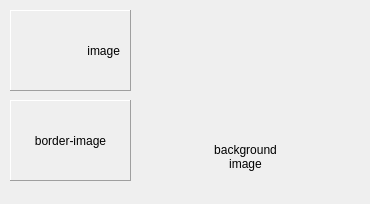
<?xml version="1.0" encoding="UTF-8"?>
<ui version="4.0">
 <class>MainWindow</class>
 <widget class="QMainWindow" name="MainWindow">
  <property name="geometry">
   <rect>
    <x>0</x>
    <y>0</y>
    <width>370</width>
    <height>204</height>
   </rect>
  </property>
  <property name="windowTitle">
   <string>MainWindow</string>
  </property>
  <widget class="QWidget" name="centralwidget">
   <widget class="QLabel" name="label">
    <property name="geometry">
     <rect>
      <x>10</x>
      <y>10</y>
      <width>121</width>
      <height>81</height>
     </rect>
    </property>
    <property name="styleSheet">
     <string notr="true">image: url(:/icon/images/setting.png);
image-position: left;</string>
    </property>
    <property name="frameShape">
     <enum>QFrame::Panel</enum>
    </property>
    <property name="frameShadow">
     <enum>QFrame::Raised</enum>
    </property>
    <property name="text">
     <string>image</string>
    </property>
    <property name="alignment">
     <set>Qt::AlignRight|Qt::AlignTrailing|Qt::AlignVCenter</set>
    </property>
    <property name="margin">
     <number>0</number>
    </property>
    <property name="indent">
     <number>10</number>
    </property>
   </widget>
   <widget class="QLabel" name="label_2">
    <property name="geometry">
     <rect>
      <x>10</x>
      <y>100</y>
      <width>121</width>
      <height>81</height>
     </rect>
    </property>
    <property name="styleSheet">
     <string notr="true">border-image: url(:/icon/images/border.png);
</string>
    </property>
    <property name="frameShape">
     <enum>QFrame::Panel</enum>
    </property>
    <property name="frameShadow">
     <enum>QFrame::Raised</enum>
    </property>
    <property name="text">
     <string>border-image</string>
    </property>
    <property name="alignment">
     <set>Qt::AlignCenter</set>
    </property>
    <property name="margin">
     <number>0</number>
    </property>
    <property name="indent">
     <number>0</number>
    </property>
   </widget>
   <widget class="QLabel" name="label_4">
    <property name="geometry">
     <rect>
      <x>150</x>
      <y>10</y>
      <width>191</width>
      <height>171</height>
     </rect>
    </property>
    <property name="styleSheet">
     <string notr="true">background-image: url(:/icon/images/pattern.png);
font: 75 18pt &quot;Aharoni&quot;;
color: rgb(0, 0, 0);
</string>
    </property>
    <property name="text">
     <string>background
image</string>
    </property>
    <property name="alignment">
     <set>Qt::AlignBottom|Qt::AlignHCenter</set>
    </property>
    <property name="indent">
     <number>10</number>
    </property>
   </widget>
  </widget>
 </widget>
 <resources>
  <include location="../res.qrc"/>
 </resources>
 <connections/>
</ui>
